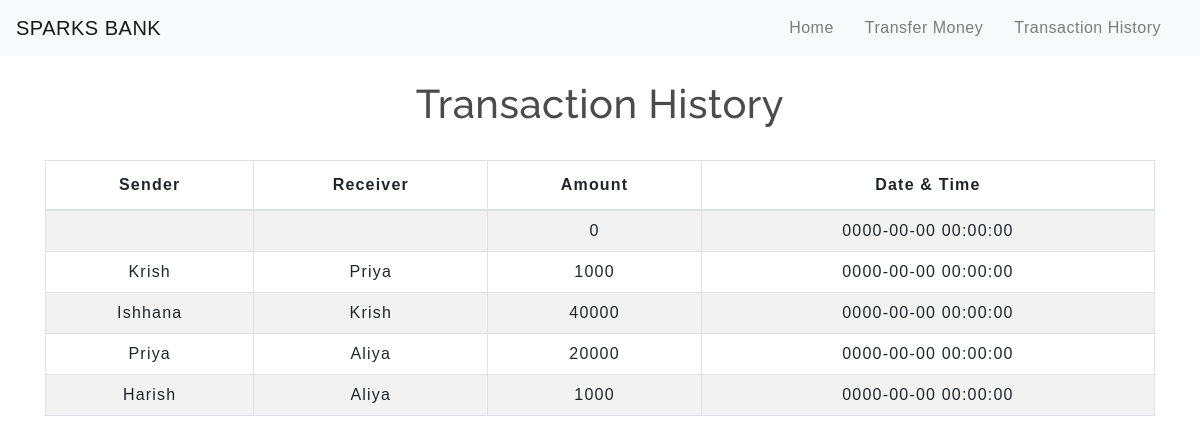
The page /transactionhistory.php on the database its author committed.
### tables this page shows
CREATE TABLE `transaction` (
  `sender` text NOT NULL,
  `receiver` text NOT NULL,
  `balance` int(10) NOT NULL,
  `datetime` datetime NOT NULL DEFAULT current_timestamp()
);

### transactionhistory.php (the view, shortened to what this page needs)
<!DOCTYPE html>
<html lang="en">
<head>
    <link rel="stylesheet" href="https://stackpath.bootstrapcdn.com/bootstrap/4.5.2/css/bootstrap.min.css">
    <link rel="stylesheet" type="text/css" href="css/table.css">
    <link rel="stylesheet" type="text/css" href="css/navbar.css">
</head>
<body>
<?php
  include 'navbar.php';
?>
	<div class="container">
        <h2 class="text-center pt-4">Transaction History</h2>
       <br>
       <div class="table-responsive-sm">
    <table class="table table-hover table-striped table-condensed table-bordered">
        <thead>
            <tr>
                <th class="text-center">Sender</th>
                <th class="text-center">Receiver</th>
                <th class="text-center">Amount</th>
                <th class="text-center">Date & Time</th>
            </tr>
        </thead>
        <tbody>
        <?php
            include 'config.php';
            $sql ="select * from transaction";
            $query =mysqli_query($conn, $sql);
            while($rows = mysqli_fetch_assoc($query))
            {
        ?>
            <tr>
            <td class="py-2"><?php echo $rows['sender']; ?></td>
            <td class="py-2"><?php echo $rows['receiver']; ?></td>
            <td class="py-2"><?php echo $rows['balance']; ?> </td>
            <td class="py-2"><?php echo $rows['datetime']; ?> </td>
        <?php
            }
        ?>
        </tbody>
    </table>
    </div>
</div>
</body>
</html>

### css/table.css (style rules this page uses)
* { padding: 0; margin: 0; box-sizing: border-box; font-family: sans-serif; }
h2 { font-size: 40px; }
table { letter-spacing: 1.2px; }
td { text-align: center; }

### css/navbar.css (style rules this page uses)
h2 { color: #4C4B4B; letter-spacing: 0.5px; font-family: raleway; }

### rows shown on the page
transaction: balance "0", datetime "0000-00-00 00:00:00"
transaction: sender "Krish", receiver "Priya", balance "1000", datetime "0000-00-00 00:00:00"
transaction: sender "Ishhana", receiver "Krish", balance "40000", datetime "0000-00-00 00:00:00"
transaction: sender "Priya", receiver "Aliya", balance "20000", datetime "0000-00-00 00:00:00"
transaction: sender "Harish", receiver "Aliya", balance "1000", datetime "0000-00-00 00:00:00"
